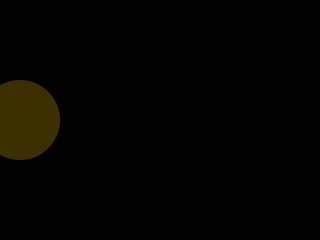
Frame 1 (no input)
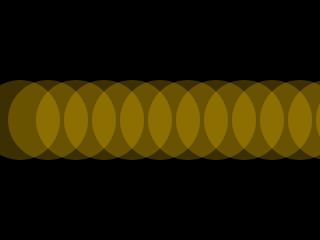
Frame 60 (the mouse pressed at the canvas centre just before this capture)
Frame 120 (the mouse held since frame 60 and released just before this capture): identical to frame 60, image omitted

The Processing sketch that drew these frames (run headless with seeded random() and noise(); from frame 60 on, the mouse is pressed at the canvas centre):

// Processing sketch: alpha_accumulation
// ── alpha_accumulation.pde
// No background() in draw(): semi-transparent shapes accumulate over 10 frames.
float x = 20;

void setup() {
  size(320, 240);
  background(0);
  noStroke();
}

void draw() {
  fill(255, 200, 0, 60);
  ellipse(x, 120, 80, 80);
  x += 28;
}
